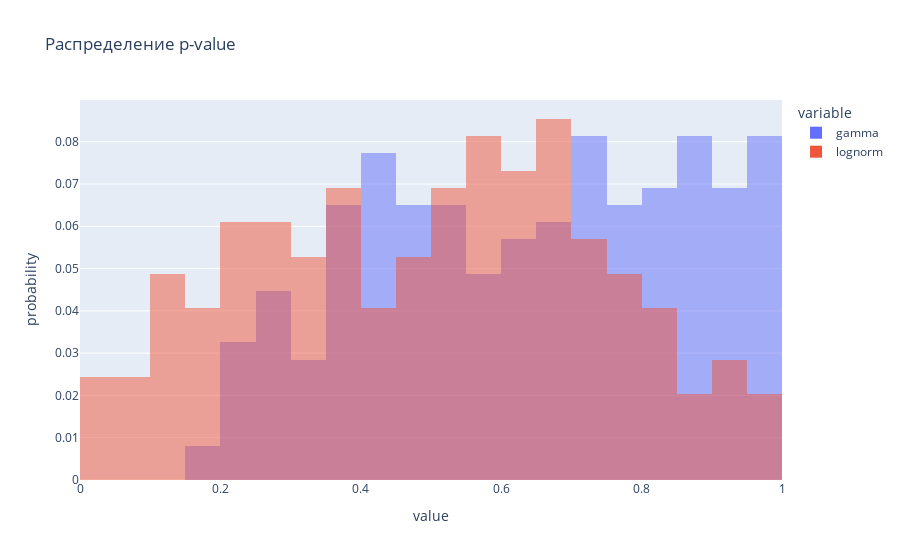

Notebook cell for this chart:
### Markdown cell above
Теперь давайте используем Монте-Карло симуляцию в тех же условиях.

### Code cell
pvalues = statsign(ss.gamma(1.3, 10, 400)
                   ,'gamma'
                   ,'lognorm'
                   ,N=100
                   ,testtype='mk'
                   ,l=300)

pvalues = pvalues[pvalues.gamma > 0.01]
pvalues_tests['monte-karlo'] = pvalues 

delta = pvalues.gamma - pvalues.lognorm > 0
print( delta.value_counts()/len(delta)  )
plot_hist(pvalues)

### Figure 1 — Plotly figure (JSON) as saved in the notebook; plotly's stock layout.template omitted (floating-point values rounded to 4 significant figures; data arrays with more than 128 entries replaced by an {"elided": "..."} marker saying what was removed)
{"data": [{"alignmentgroup": "True", "bingroup": "x", "histnorm": "probability", "hovertemplate": "variable=gamma<br>value=%{x}<br>probability=%{y}<extra></extra>", "legendgroup": "gamma", "marker": {"color": "#636efa", "opacity": 0.5, "pattern": {"shape": ""}}, "name": "gamma", "nbinsx": 20, "offsetgroup": "gamma", "orientation": "v", "showlegend": true, "type": "histogram", "x": {"elided": "246 float values"}, "xaxis": "x", "yaxis": "y"}, {"alignmentgroup": "True", "bingroup": "x", "histnorm": "probability", "hovertemplate": "variable=lognorm<br>value=%{x}<br>probability=%{y}<extra></extra>", "legendgroup": "lognorm", "marker": {"color": "#EF553B", "opacity": 0.5, "pattern": {"shape": ""}}, "name": "lognorm", "nbinsx": 20, "offsetgroup": "lognorm", "orientation": "v", "showlegend": true, "type": "histogram", "x": {"elided": "246 float values"}, "xaxis": "x", "yaxis": "y"}], "layout": {"barmode": "overlay", "legend": {"title": {"text": "variable"}, "tracegroupgap": 0}, "title": {"text": "Распределение p-value"}, "xaxis": {"anchor": "y", "domain": [0, 1], "title": {"text": "value"}}, "yaxis": {"anchor": "x", "domain": [0, 1], "title": {"text": "probability"}}}}
